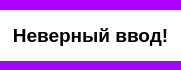
<?xml version="1.0" encoding="UTF-8"?>
<ui version="4.0">
 <class>Error</class>
 <widget class="QDialog" name="Error">
  <property name="geometry">
   <rect>
    <x>0</x>
    <y>0</y>
    <width>181</width>
    <height>70</height>
   </rect>
  </property>
  <property name="minimumSize">
   <size>
    <width>181</width>
    <height>70</height>
   </size>
  </property>
  <property name="maximumSize">
   <size>
    <width>181</width>
    <height>70</height>
   </size>
  </property>
  <property name="windowTitle">
   <string>Error</string>
  </property>
  <property name="windowIcon">
   <iconset>
    <normaloff>../../error.png</normaloff>../../error.png</iconset>
  </property>
  <property name="styleSheet">
   <string notr="true">background-color: rgb(170, 0, 255);</string>
  </property>
  <widget class="QLabel" name="label">
   <property name="geometry">
    <rect>
     <x>0</x>
     <y>10</y>
     <width>181</width>
     <height>51</height>
    </rect>
   </property>
   <property name="font">
    <font>
     <pointsize>14</pointsize>
     <weight>75</weight>
     <bold>true</bold>
    </font>
   </property>
   <property name="styleSheet">
    <string notr="true">background-color: rgb(255, 255, 255);</string>
   </property>
   <property name="text">
    <string>Неверный ввод!</string>
   </property>
   <property name="alignment">
    <set>Qt::AlignCenter</set>
   </property>
  </widget>
 </widget>
 <resources/>
 <connections/>
</ui>
